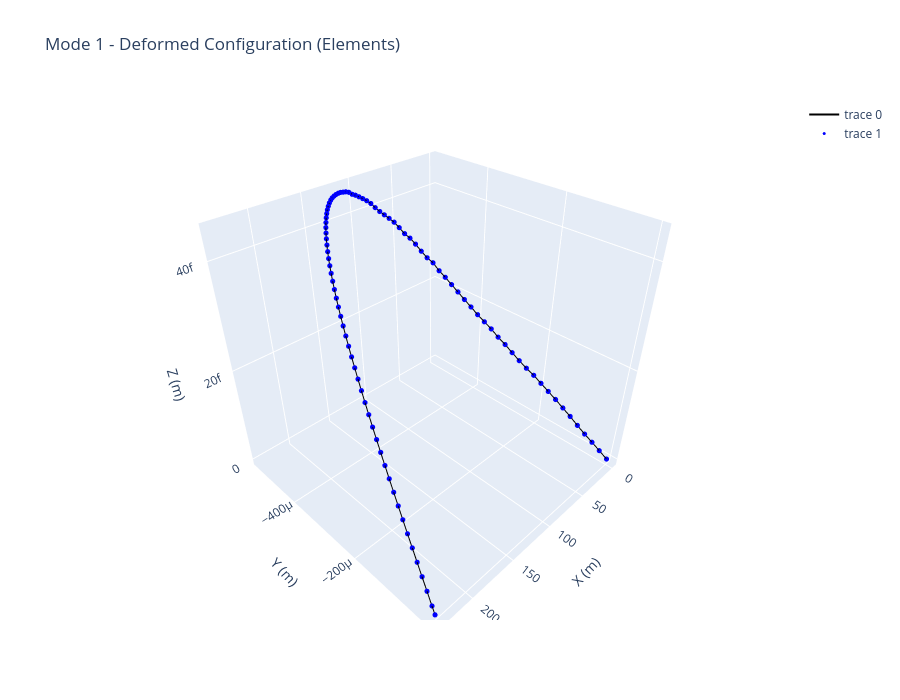
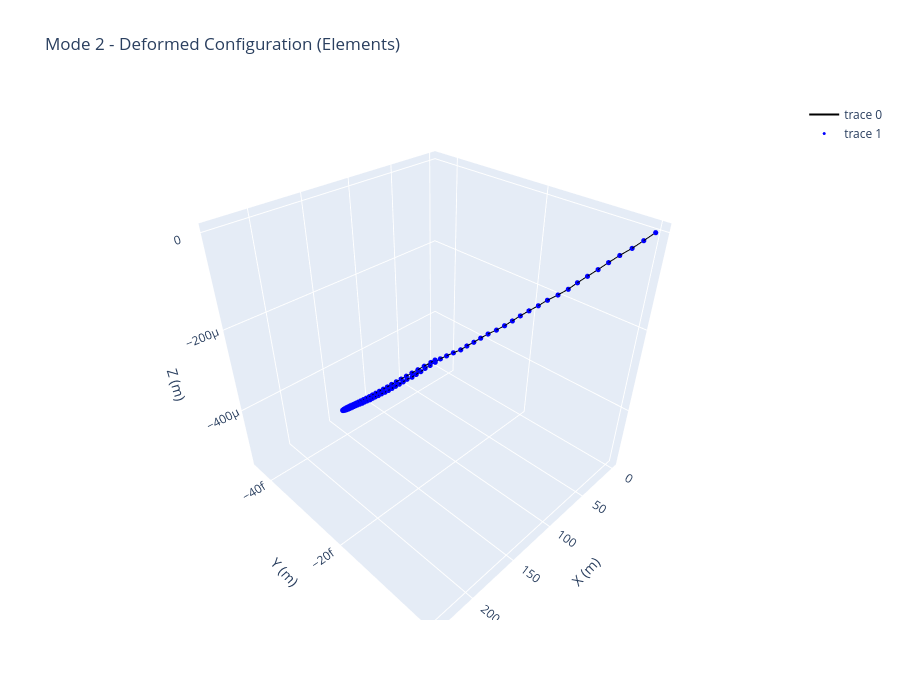
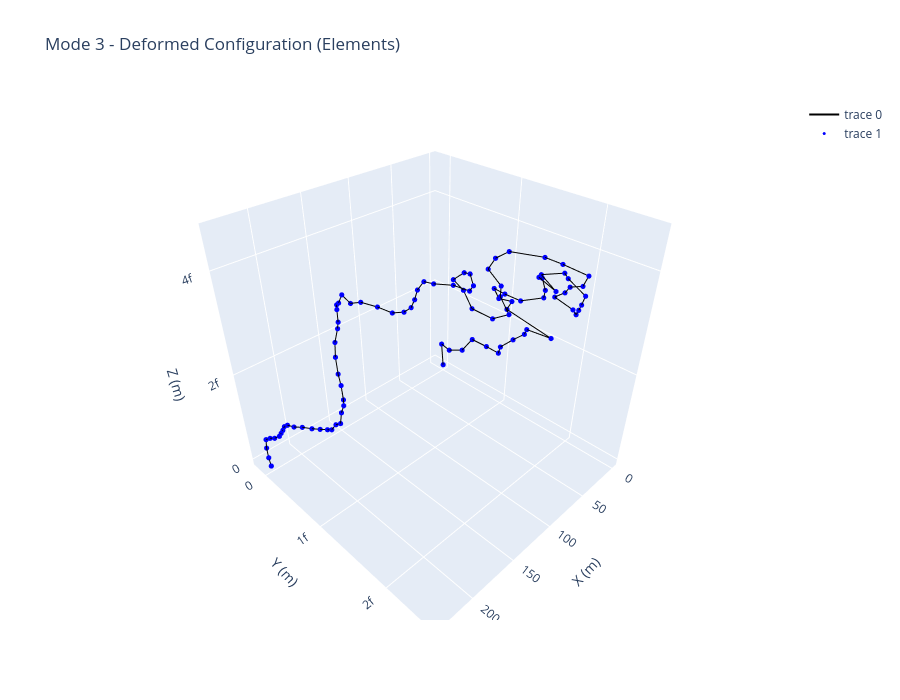
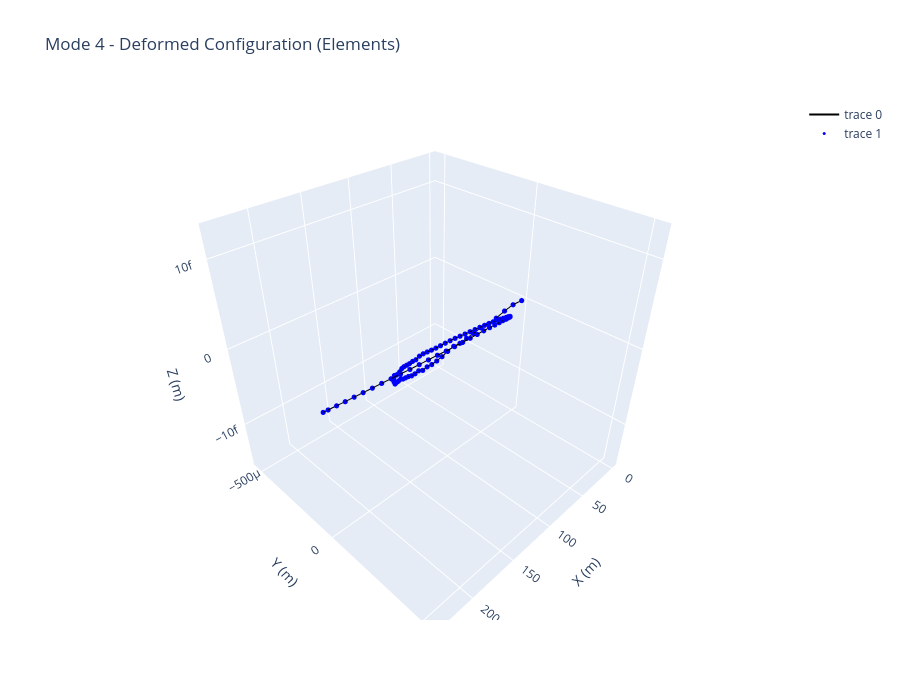

Here is the notebook cell these charts were saved with, in order:
### Code cell
for i in range(modes_to_plot):
    line_x = []
    line_y = []
    line_z = []
    for nA, nB in element_nodes:
        p1 = modes[i][nA - 1]
        p2 = modes[i][nB - 1]
        line_x.extend([p1[0], p2[0], None])
        line_y.extend([p1[1], p2[1], None])
        line_z.extend([p1[2], p2[2], None])

    fig_lines = go.Figure(
        data=[
            go.Scatter3d(
                x=line_x,
                y=line_y,
                z=line_z,
                mode='lines',
                line=dict(color='black', width=2)
            ),
            go.Scatter3d(
                x=modes[i][:, 0],
                y=modes[i][:, 1],
                z=modes[i][:, 2],
                mode='markers',
                marker=dict(size=3, color='blue')
            )
        ]
    )

    # X = modes[i][:, 0]
    # Y = modes[i][:, 1]
    # Z = modes[i][:, 2]
    # e.set_equal_aspect(fig_lines, X, Y, Z)

    fig_lines.update_layout(
        title=f'Mode {i+1} - Deformed Configuration (Elements)',
        scene=dict(
            xaxis_title='X (m)',
            yaxis_title='Y (m)',
            zaxis_title='Z (m)'
        ),
        width=900,
        height=700
    )

    fig_lines.show()
